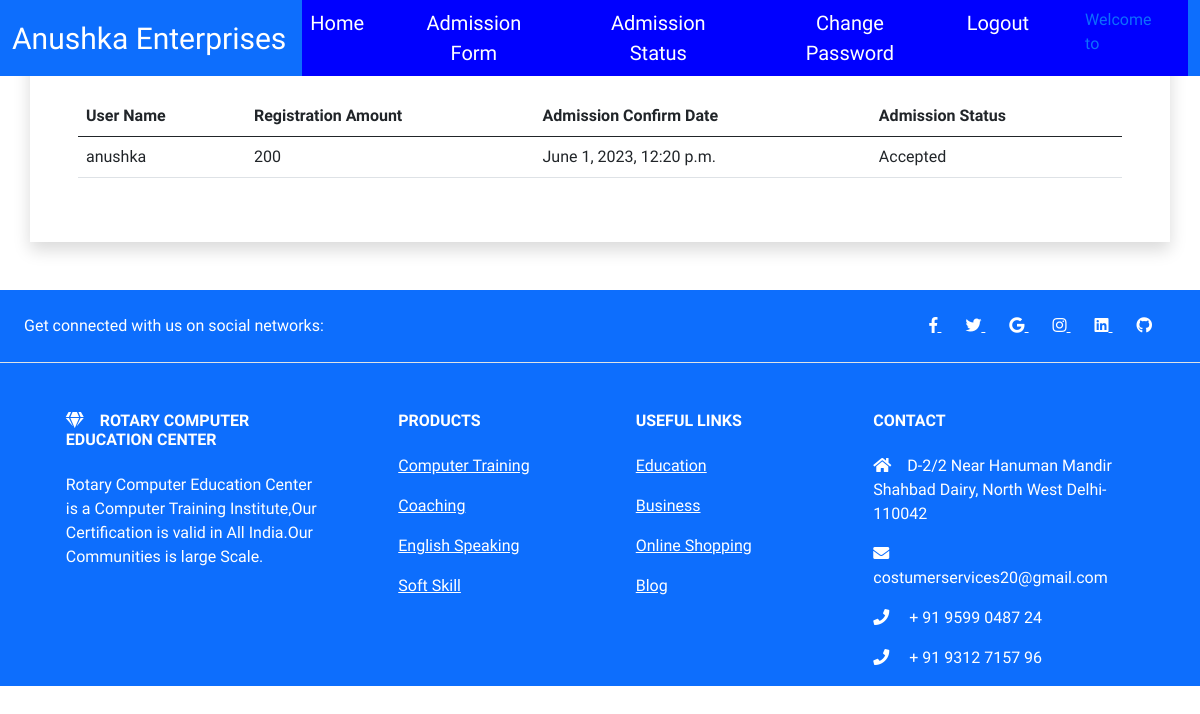
The app's page /edu/admissionstatus/ (signed in) with its own data.
### edu/models.py (models this page shows)
class Admission_Status(models.Model):
    user = models.ForeignKey(User,on_delete=models.CASCADE)
    reg_amount = models.ForeignKey(Payment,on_delete=models.CASCADE)
    admissin_date =models.DateTimeField(auto_now_add=True)
    admission_status = models.CharField(max_length=50,choices=STATUS_CHOICE,default='Pending')

class Payment(models.Model):
    user = models.ForeignKey(User,on_delete=models.CASCADE)
    payment_date = models.DateTimeField(auto_now_add=True)
    amount = models.CharField(max_length=100)
    paymentid = models.CharField(max_length=100,default=False)
    paid = models.BooleanField(default=False)
    def __str__(self):
        return str(self.amount)

### edu/views.py (the view)
# urls.py: path('admissionstatus/',views.Admission_status, name='admissionstatus'),
def Admission_status(request):
   user =request.user
   admstatus = Admission_Status.objects.filter(user=user)
   print(admstatus)
   return render(request,'edu/admissionstatus.html',{'admstatus':admstatus})

### edu/templates/edu/admissionstatus.html (shortened to what this page needs)
{% extends 'edu/base1.html' %}
{% load static %}
{% block css %}
<link rel="stylesheet" href="{% static 'edu/css/education.css' %}">
{% endblock css %}
{% block content3 %}
<div class="container m-auto my-5 p-5 shadow">
  {% for st in admstatus %}
  <table class="table">
    <thead class="thead-dark">
      <tr>
        <th scope="col">User Name</th>
        <th scope="col">Registration Amount</th>
        <th scope="col">Admission Confirm Date</th>
        <th scope="col">Admission Status</th>
      </tr>
    </thead>
    <tbody>
      <tr>
        <td>{{st.user}}</td>
        <td>{{st.reg_amount}}</td>
        <td>{{st.admissin_date}}</td>
        <td>{{st.admission_status}}</td>
      </tr>
    </tbody>
  </table>
  {% endfor %}
</div>
{% endblock content3 %}

### edu/templates/edu/base1.html (style rules this page uses)
body { font-family: 'Balsamiq Sans', cursive; margin: 0px; padding: 0px; }

### records on screen
Admission_Status: user "anushka", reg_amount "200", admissin_date "June 1, 2023, 12:20 p.m.", admission_status "Accepted"
